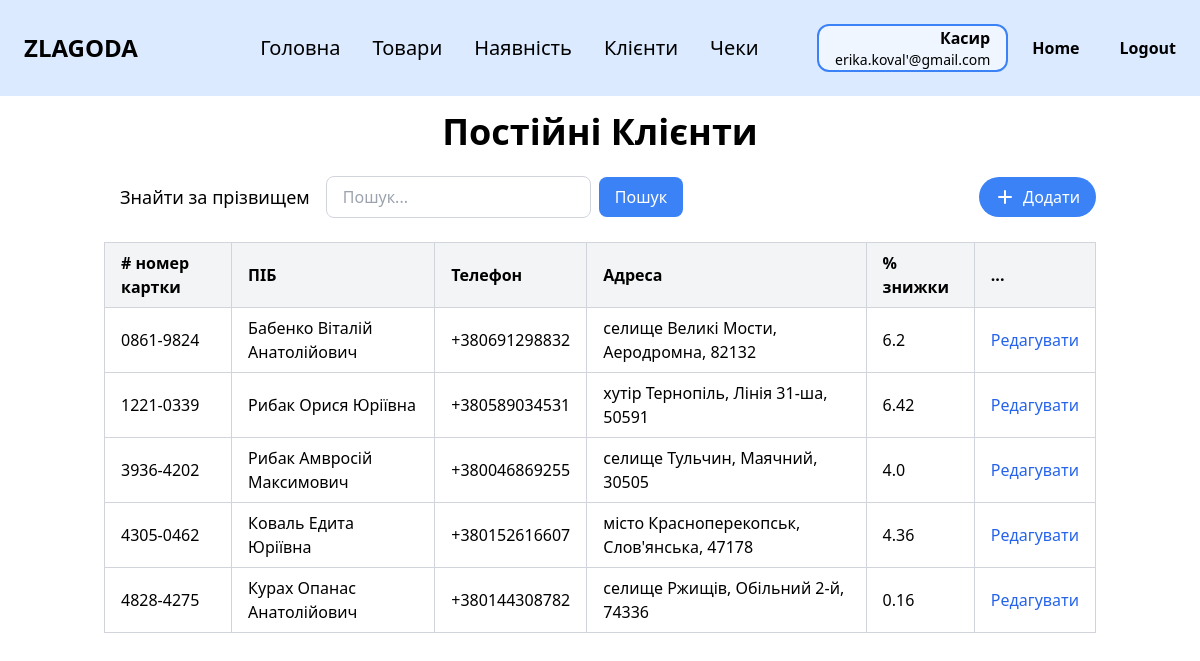
The page /clients (signed in) on the database its author committed.
### zlg_website/models.py (models this page shows, shortened)
class Employee(db.Model, UserMixin):
    __tablename__ = 'employee'
    id = db.Column(db.Integer, primary_key=True)
    last_name = db.Column(db.String(100))
    first_name = db.Column(db.String(100))
    middle_name = db.Column(db.String(100))
    position = db.Column(db.String(100))
    salary = db.Column(db.Float)
    start_date = db.Column(db.Date)
    birth_date = db.Column(db.Date)
    phone = db.Column(db.String(20))
    city = db.Column(db.String(100))
    street = db.Column(db.String(100))
    postal_code = db.Column(db.String(10))
    password = db.Column(db.String(10000))
    email = db.Column(db.String(100), unique=True)
    @property
    def full_name(self):
        parts = [self.last_name, self.first_name, self.middle_name]
        return " ".join(part for part in parts if part)
    @property
    def address(self):
        return f"{self.city}, {self.street}, {self.postal_code}"

class CustomerCard(db.Model):
    __tablename__ = 'customer_card'
    card_number = db.Column(db.String(20), primary_key=True)
    last_name = db.Column(db.String(100))
    first_name = db.Column(db.String(100))
    middle_name = db.Column(db.String(100))
    phone = db.Column(db.String(20))
    city = db.Column(db.String(100), nullable=True)
    street = db.Column(db.String(100), nullable=True)
    postal_code = db.Column(db.String(10), nullable=True)
    discount_percent = db.Column(db.Float)

### zlg_website/views/clients.py (the view)
@views.route('/clients')
@login_required
def clients():
    search_query = request.args.get('search', '')
    city_filter = request.args.get('city')
    sort = request.args.get('sort')
    order = request.args.get('order', 'asc')
    query = CustomerCard.query
    if city_filter:
        query = query.filter(CustomerCard.city.ilike(f"%{city_filter}%"))
    if sort == 'last_name':
        query = query.order_by(
            CustomerCard.last_name.desc() if order == 'desc' else CustomerCard.last_name.asc()
        )
    else:
        query = query.order_by(CustomerCard.card_number.asc())
    clients = query.all()
    if search_query:
        search_lower = search_query.lower()
        clients = [
            cli for cli in clients
            if search_lower in cli.last_name.lower()
        ]
    return render_template("clients.html", user=current_user, clients=clients,
                           current_city=city_filter, search_query=search_query)

### zlg_website/__init__.py (called while the page is built)
def create_app():
    app = Flask(__name__)
    app.config['SECRET_KEY'] = 'zlagoda'
    app.config['SQLALCHEMY_DATABASE_URI'] = f'sqlite:///{os.path.join(app.instance_path, DB_NAME)}'
    db.init_app(app)
    from .views import views
    from .auth import auth
    app.register_blueprint(views, url_prefix='/')
    app.register_blueprint(auth, url_prefix='/')
    from .models import Employee
    with app.app_context():
        if database_is_empty():
            create_database(app)
    login_manager = LoginManager()
    login_manager.login_view = 'auth.login'
    login_manager.init_app(app)
    @login_manager.user_loader
    def load_user(id):
        return Employee.query.get(int(id))
    return app

### zlg_website/templates/clients.html (shortened to what this page needs)
{% extends "base.html" %}
{% block content %}
<div class="py-4">
    <h1 class="text-4xl font-bold mb-6 text-center">Постійні Клієнти</h1>
    <div class="flex justify-between items-center mb-6">
        <div class="flex items-center">
            {% if user.position == 'Менеджер' %}
            <p class="mr-4 ml-4 text-lg">Знайти за % знижки</p>
            {% elif user.position == 'Касир' %}
            <p class="mr-4 ml-4 text-lg">Знайти за прізвищем</p>
            {% endif %}
            <form method="GET" action="{{ url_for('views.clients') }}" class="flex items-center" id="search-form">
                <input
                        type="text"
                        name="search"
                        placeholder="Пошук..."
                        value="{{ request.args.get('search', '') }}"
                        class="px-4 py-2 border border-gray-300 rounded-lg focus:outline-none focus:ring-2 focus:ring-blue-500"
                />
                <button type="submit" class="ml-2 px-4 py-2 bg-blue-500 text-white rounded-lg hover:bg-blue-600">Пошук
                </button>
            </form>
        </div>
        <div class="flex space-x-4">
            <a href="{{ url_for('views.add_client') }}">
                <button class="flex items-center px-4 py-2 bg-blue-500 text-white rounded-full hover:bg-blue-600">
                    <svg xmlns="http://www.w3.org/2000/svg" class="h-5 w-5 mr-2" viewBox="0 0 20 20" fill="currentColor">
                        <path fill-rule="evenodd"
                              d="M10 3a1 1 0 011 1v5h5a1 1 0 110 2h-5v5a1 1 0 11-2 0v-5H4a1 1 0 110-2h5V4a1 1 0 011-1z"
                              clip-rule="evenodd"/>
                    </svg>
                    Додати
                </button>
            </a>
        </div>
    </div>
    <div class="overflow-x-auto">
        <table class="min-w-full border-collapse border border-gray-300">
            <thead>
            <tr class="bg-gray-100">
                <th class="border border-gray-300 px-4 py-2 text-left"># номер картки</th>
                <th class="border border-gray-300 px-4 py-2 text-left">
                    <a href="{{ url_for('views.clients', search=request.args.get('search'), sort='last_name', order='asc' if request.args.get('order') == 'desc' else 'desc') }}"
                       class="hover:underline">
                        ПІБ
                    </a>
                </th>
                <th class="border border-gray-300 px-4 py-2 text-left">Телефон</th>
                <th class="border border-gray-300 px-4 py-2 text-left">Адреса</th>
                <th class="border border-gray-300 px-4 py-2 text-left">% знижки</th>
                <th class="border border-gray-300 px-4 py-2 text-left">...</th>
            </tr>
            </thead>
            <tbody>
            {% if clients %}
            {% for client in clients %}
            <tr>
                <td class="border border-gray-300 px-4 py-2">{{ client.card_number }}</td>
                <td class="border border-gray-300 px-4 py-2">{{ client.last_name }} {{ client.first_name }} {{ client.middle_name }}</td>
                <td class="border border-gray-300 px-4 py-2">{{ client.phone }}</td>
                <td class="border border-gray-300 px-4 py-2">
                    {{ (client.city or '') + (', ' if client.city and client.street else '') + (client.street or '') +
                    (', ' if (client.city or client.street) and client.postal_code else '') + (client.postal_code or '') }}
                </td>
                <td class="border border-gray-300 px-4 py-2">{{ client.discount_percent }}</td>
                <td class="border border-gray-300 px-4 py-2">
                    <div class="flex flex-col space-y-1">
                        <a href="/clients/edit/{{ client.card_number }}" class="text-blue-600 hover:underline">Редагувати</a>
                    </div>
                </td>
            </tr>
            {% endfor %}
            {% else %}
            <tr>
                <td colspan="6" class="text-center py-4 text-gray-500">Клієнтів не знайдено</td>
            </tr>
            {% endif %}
            </tbody>
        </table>
    </div>
</div>
{% endblock %}

### zlg_website/templates/base.html (shortened to what this page needs)
<!DOCTYPE html>
<html lang="en">
<head>
    <link rel="stylesheet" href="https://cdn.jsdelivr.net/npm/tailwindcss@2.2.19/dist/tailwind.min.css">
</head>
<body class="bg-white text-black">
<nav class="bg-blue-100 p-6">
    <div class="flex items-center justify-between">
        <div class="text-black text-2xl font-black mr-16">ZLAGODA</div>
        {% if user.is_authenticated %}
        <div class="flex gap-8 max-md:gap-5 max-sm:hidden">
            <a href="/" class="text-xl cursor-pointer max-md:text-base">Головна</a>
            {% if user.position == 'Менеджер' %}
            <a href="/employees" class="text-xl cursor-pointer max-md:text-base">Працівники</a>
            <a href="/categories" class="text-xl cursor-pointer max-md:text-base">Категорії</a>
            <a href="/products" class="text-xl cursor-pointer max-md:text-base">Товари</a>
            <a href="/stock" class="text-xl cursor-pointer max-md:text-base">Наявність</a>
            <a href="/clients" class="text-xl cursor-pointer max-md:text-base">Клієнти</a>
            <a href="/receipts" class="text-xl cursor-pointer max-md:text-base">Чеки</a>
            {% elif user.position == 'Касир' %}
            <a href="/products" class="text-xl cursor-pointer max-md:text-base">Товари</a>
            <a href="/stock" class="text-xl cursor-pointer max-md:text-base">Наявність</a>
            <a href="/clients" class="text-xl cursor-pointer max-md:text-base">Клієнти</a>
            <a href="/receipts" class="text-xl cursor-pointer max-md:text-base">Чеки</a>
            {% endif %}
        </div>
        {% endif %}
        {% if user.is_authenticated %}
        <div class="flex items-center gap-6">
            <div class="px-4 border-2 border-blue-500 rounded-xl bg-blue-50 text-right">
                <p class="text-base font-semibold">
                    {% if user.position == 'Касир' %}
                    Касир
                    {% elif user.position == 'Менеджер' %}
                    Менеджер
                    {% else %}
                    {{ user.position }}
                    {% endif %}
                </p>
                <p class="text-sm">{{ user.email }}</p>
            </div>
            <a href="/welcome" class="text-black font-bold mr-4">Home</a>
            <a href="/logout" class="text-black font-bold">Logout</a>
        </div>
        {% else %}
        <a href="/login" class="text-black font-bold">Login</a>
        {% endif %}
    </div>
</nav>
<div class="container mx-auto px-4">
    {% block content %}{% endblock %}
</div>
</body>
</html>

### rows shown on the page
Employee: email "erika.koval'@gmail.com"
CustomerCard: card_number "0861-9824", last_name "Бабенко", first_name "Віталій", middle_name "Анатолійович", phone "+380691298832", city+street+postal_code "селище Великі Мости, Аеродромна, 82132", discount_percent "6.2"
CustomerCard: card_number "1221-0339", last_name "Рибак", first_name "Орися", middle_name "Юріївна", phone "+380589034531", city+street+postal_code "хутір Тернопіль, Лінія 31-ша, 50591", discount_percent "6.42"
CustomerCard: card_number "3936-4202", last_name "Рибак", first_name "Амвросій", middle_name "Максимович", phone "+380046869255", city+street+postal_code "селище Тульчин, Маячний, 30505", discount_percent "4.0"
CustomerCard: card_number "4305-0462", last_name "Коваль", first_name "Едита", middle_name "Юріївна", phone "+380152616607", city+street+postal_code "місто Красноперекопськ, Слов'янська, 47178", discount_percent "4.36"
CustomerCard: card_number "4828-4275", last_name "Курах", first_name "Опанас", middle_name "Анатолійович", phone "+380144308782", city+street+postal_code "селище Ржищів, Обільний 2-й, 74336", discount_percent "0.16"
